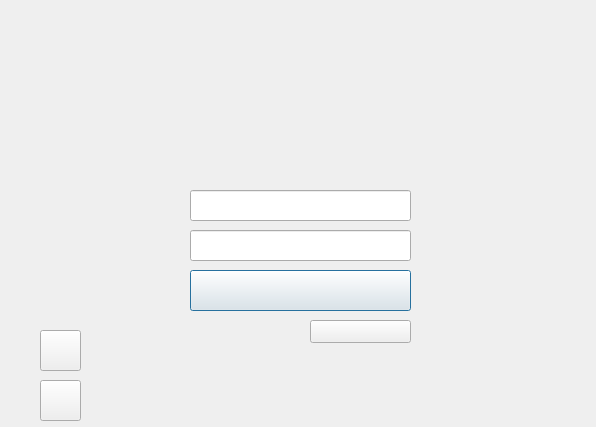
<?xml version="1.0" encoding="UTF-8"?>
<ui version="4.0">
 <class>Dialog_basic</class>
 <widget class="QDialog" name="Dialog_basic">
  <property name="geometry">
   <rect>
    <x>0</x>
    <y>0</y>
    <width>596</width>
    <height>427</height>
   </rect>
  </property>
  <property name="windowTitle">
   <string>Dialog</string>
  </property>
  <property name="windowIcon">
   <iconset resource="rsc1.qrc">
    <normaloff>:/resources/img/icontt2.png</normaloff>:/resources/img/icontt2.png</iconset>
  </property>
  <widget class="QLabel" name="label">
   <property name="geometry">
    <rect>
     <x>0</x>
     <y>-10</y>
     <width>601</width>
     <height>441</height>
    </rect>
   </property>
   <property name="cursor">
    <cursorShape>ArrowCursor</cursorShape>
   </property>
   <property name="text">
    <string/>
   </property>
   <property name="pixmap">
    <pixmap resource="rsc1.qrc">:/resources/img/1nolight.png</pixmap>
   </property>
  </widget>
  <widget class="QLineEdit" name="lineEdit">
   <property name="geometry">
    <rect>
     <x>190</x>
     <y>190</y>
     <width>221</width>
     <height>31</height>
    </rect>
   </property>
  </widget>
  <widget class="QLineEdit" name="lineEdit_2">
   <property name="geometry">
    <rect>
     <x>190</x>
     <y>230</y>
     <width>221</width>
     <height>31</height>
    </rect>
   </property>
  </widget>
  <widget class="QPushButton" name="pushButton">
   <property name="geometry">
    <rect>
     <x>190</x>
     <y>270</y>
     <width>221</width>
     <height>41</height>
    </rect>
   </property>
   <property name="text">
    <string/>
   </property>
  </widget>
  <widget class="QLabel" name="label_2">
   <property name="enabled">
    <bool>true</bool>
   </property>
   <property name="geometry">
    <rect>
     <x>330</x>
     <y>320</y>
     <width>81</width>
     <height>20</height>
    </rect>
   </property>
   <property name="text">
    <string/>
   </property>
  </widget>
  <widget class="QPushButton" name="pushButton_2">
   <property name="geometry">
    <rect>
     <x>310</x>
     <y>320</y>
     <width>101</width>
     <height>23</height>
    </rect>
   </property>
   <property name="text">
    <string/>
   </property>
  </widget>
  <widget class="QPushButton" name="pushButton_3">
   <property name="geometry">
    <rect>
     <x>40</x>
     <y>330</y>
     <width>41</width>
     <height>41</height>
    </rect>
   </property>
   <property name="text">
    <string/>
   </property>
  </widget>
  <widget class="QPushButton" name="pushButton_4">
   <property name="geometry">
    <rect>
     <x>40</x>
     <y>380</y>
     <width>41</width>
     <height>41</height>
    </rect>
   </property>
   <property name="text">
    <string/>
   </property>
  </widget>
 </widget>
 <resources>
  <include location="rsc1.qrc"/>
 </resources>
 <connections/>
</ui>
